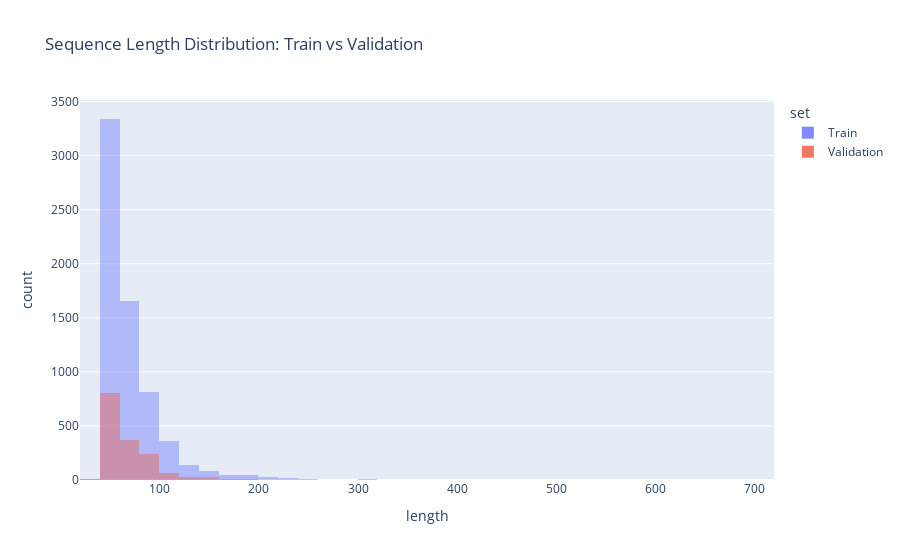

Source (notebook cell):
### Markdown cell above
Second(to avoid always look at the first one) Train/validation split sequences lengths comparaison.

### Code cell
def get_set_sequences_lengths(set:DF, name:str) -> DF:
    return (
        set
        .groupby("sequence_id", observed=True)
        .size()
        .reset_index(name="length")
        .assign(set=name)
    )

full_se_lengths = pd.concat((
    get_set_sequences_lengths(folds[2][0], "Train"),
    get_set_sequences_lengths(folds[2][1], "Validation"),
))

fig = px.histogram(
    full_se_lengths,
    x="length",
    color="set",
    barmode="overlay",  # or 'group' if you want side-by-side bars
    nbins=50,           # adjust bin size if needed
    title="Sequence Length Distribution: Train vs Validation"
)

fig.update_traces(opacity=0.8)  # better visibility with overlay
fig.show()

### Figure 1 — Plotly figure (JSON) as saved in the notebook; plotly's stock layout.template omitted (floating-point values rounded to 4 significant figures; data arrays with more than 128 entries replaced by an {"elided": "..."} marker saying what was removed)
{"data": [{"bingroup": "x", "hovertemplate": "set=Train<br>length=%{x}<br>count=%{y}<extra></extra>", "legendgroup": "Train", "marker": {"color": "#636efa", "opacity": 0.5, "pattern": {"shape": ""}}, "name": "Train", "nbinsx": 50, "opacity": 0.8, "orientation": "v", "showlegend": true, "type": "histogram", "x": {"elided": "6570 int values"}, "xaxis": "x", "yaxis": "y"}, {"bingroup": "x", "hovertemplate": "set=Validation<br>length=%{x}<br>count=%{y}<extra></extra>", "legendgroup": "Validation", "marker": {"color": "#EF553B", "opacity": 0.5, "pattern": {"shape": ""}}, "name": "Validation", "nbinsx": 50, "opacity": 0.8, "orientation": "v", "showlegend": true, "type": "histogram", "x": {"elided": "1581 int values"}, "xaxis": "x", "yaxis": "y"}], "layout": {"barmode": "overlay", "legend": {"title": {"text": "set"}, "tracegroupgap": 0}, "title": {"text": "Sequence Length Distribution: Train vs Validation"}, "xaxis": {"anchor": "y", "domain": [0, 1], "title": {"text": "length"}}, "yaxis": {"anchor": "x", "domain": [0, 1], "title": {"text": "count"}}}}
